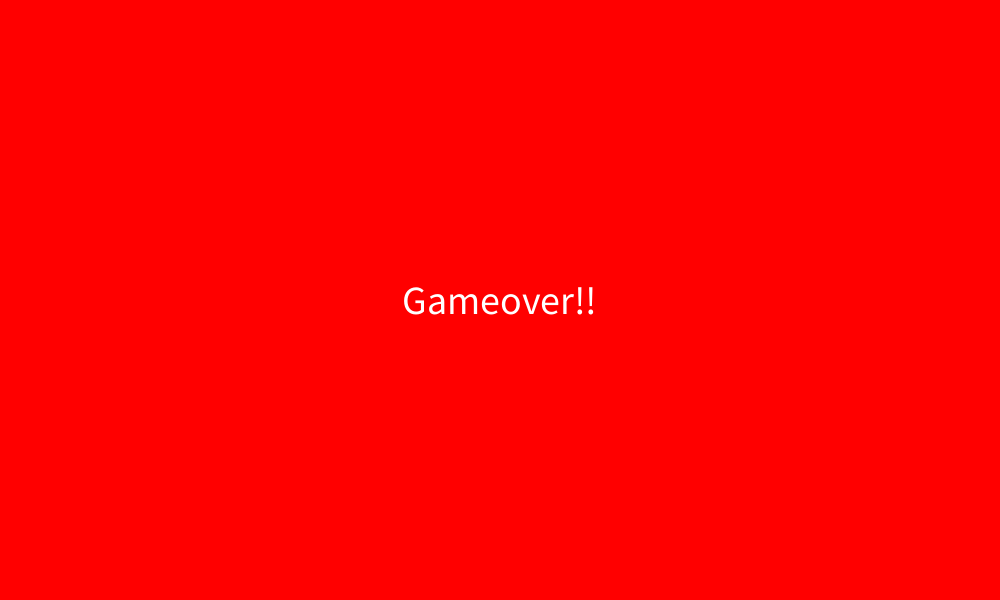
Frame 1 (no input)
Frame 60 (the mouse pressed at the canvas centre just before this capture): identical to frame 1, image omitted
Frame 120 (the mouse held since frame 60 and released just before this capture): identical to frame 1, image omitted

The Processing sketch that drew this single still picture (run headless with seeded random() and noise(); from frame 60 on, the mouse is pressed at the canvas centre):

// Processing sketch: hw4
// ── hw4.pde
/* 캐릭터를 조종하여 장애물을 피하는 게임을 만들고자 함 */
/* 캐릭터를 wasd로 조종할 수 있게 함 */
/* 장애물이 랜덤 위치에서 나타나고 속도도 랜덤으로 설정함 */

float []x, y, gg, vx, vy;
int n = 10;

void setup() {
    size(1000, 600);

    x = new float[n];
    y = new float[n];
    gg = new float[n];
    vx = new float[n];
    vy = new float[n];

    for (int i = 0; i < n; i++) {
        x[i] = random(500, width);
        y[i] = random(height);
        gg[i] = random(255);
        vx[i] = random(3);
        vy[i] = random(3);
    }
    vx[4] = vy[4] = 0; // 4번 smile의 랜덤 변화 속도를 0으로 설정
}

void draw() {
    background(255, 255, 0);
    
    // 게임 오버 체크
    for (int k = 0; k < n; k++) {
        if (k != 4 && dist(x[4], y[4], x[k], y[k]) < 25) { // 충돌 감지
            gameOver();
            return; // 게임 오버 상태일 때 더 이상 그리지 않음
        }
    }

    for (int i = 0; i < n; i++) {
        x[i] += vx[i];
        y[i] += vy[i];

        if (x[i] > width || x[i] < 0) vx[i] = -vx[i];
        if (y[i] > height || y[i] < 0) vy[i] = -vy[i];

        // i가 4인 경우 빨간색, 나머지 경우 흰색
        if (i == 4) {
            smile(x[i], y[i], color(255, 0, 0)); // 빨간색
        } else {
            smile(x[i], y[i], color(255)); // 흰색
        }
    }
}

void keyPressed() {
    if (key == 'a') x[4] = constrain(x[4] - 10, 0, width); // 범위 체크
    else if (key == 'd') x[4] = constrain(x[4] + 10, 0, width);
    else if (key == 'w') y[4] = constrain(y[4] - 10, 0, height);
    else if (key == 's') y[4] = constrain(y[4] + 10, 0, height);
}

void mousePressed() {
    for (int i = 0; i < n; i++) {
        if (dist(x[i], y[i], mouseX, mouseY) < 25) {
            vx[i] = 0;
            vy[i] = 0;
            gg[i] = 255;
        }
    }
}

void smile(float a, float b, color c) {
    fill(c); // 전달된 색상으로 채우기
    circle(a, b, 50);
    circle(a - 10, b - 10, 10);
    circle(a + 10, b - 10, 10);
}

void gameOver() {
    background(255, 0, 0);
    textSize(40);
    textAlign(CENTER, CENTER); // 텍스트 정렬
    text("Gameover!!", width / 2, height / 2);
}
